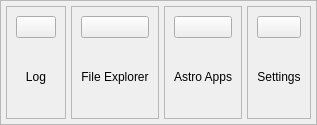
           <widget class="QFrame" name="mb_frame3">
            <property name="minimumSize">
             <size>
              <width>0</width>
              <height>125</height>
             </size>
            </property>
            <property name="frameShape">
             <enum>QFrame::Shape::StyledPanel</enum>
            </property>
            <property name="frameShadow">
             <enum>QFrame::Shadow::Raised</enum>
            </property>
            <layout class="QHBoxLayout" name="horizontalLayout_6">
             <property name="spacing">
              <number>5</number>
             </property>
             <property name="leftMargin">
              <number>5</number>
             </property>
             <property name="topMargin">
              <number>5</number>
             </property>
             <property name="rightMargin">
              <number>5</number>
             </property>
             <property name="bottomMargin">
              <number>5</number>
             </property>
             <item>
              <widget class="QFrame" name="frame_11">
               <property name="minimumSize">
                <size>
                 <width>0</width>
                 <height>0</height>
                </size>
               </property>
               <property name="frameShape">
                <enum>QFrame::Shape::StyledPanel</enum>
               </property>
               <property name="frameShadow">
                <enum>QFrame::Shadow::Raised</enum>
               </property>
               <layout class="QVBoxLayout" name="verticalLayout_27">
                <item>
                 <widget class="QPushButton" name="pushButton_10">
                  <property name="minimumSize">
                   <size>
                    <width>0</width>
                    <height>0</height>
                   </size>
                  </property>
                  <property name="autoFillBackground">
                   <bool>false</bool>
                  </property>
                  <property name="text">
                   <string/>
                  </property>
                  <property name="icon">
                   <iconset resource="../resources.qrc">
                    <normaloff>:/icons/resources/log_monitor.png</normaloff>:/icons/resources/log_monitor.png</iconset>
                  </property>
                  <property name="iconSize">
                   <size>
                    <width>64</width>
                    <height>64</height>
                   </size>
                  </property>
                 </widget>
                </item>
                <item>
                 <widget class="QLabel" name="label_19">
                  <property name="text">
                   <string>Log</string>
                  </property>
                  <property name="alignment">
                   <set>Qt::AlignmentFlag::AlignCenter</set>
                  </property>
                 </widget>
                </item>
               </layout>
              </widget>
             </item>
             <item>
              <widget class="QFrame" name="frame_14">
               <property name="frameShape">
                <enum>QFrame::Shape::StyledPanel</enum>
               </property>
               <property name="frameShadow">
                <enum>QFrame::Shadow::Raised</enum>
               </property>
               <layout class="QVBoxLayout" name="verticalLayout_30">
                <item>
                 <widget class="QPushButton" name="pushButton_13">
                  <property name="text">
                   <string/>
                  </property>
                  <property name="icon">
                   <iconset resource="../resources.qrc">
                    <normaloff>:/icons/resources/folder_open.png</normaloff>:/icons/resources/folder_open.png</iconset>
                  </property>
                  <property name="iconSize">
                   <size>
                    <width>64</width>
                    <height>64</height>
                   </size>
                  </property>
                 </widget>
                </item>
                <item>
                 <widget class="QLabel" name="label_22">
                  <property name="text">
                   <string>File Explorer</string>
                  </property>
                  <property name="alignment">
                   <set>Qt::AlignmentFlag::AlignCenter</set>
                  </property>
                 </widget>
                </item>
               </layout>
              </widget>
             </item>
             <item>
              <widget class="QFrame" name="frame_13">
               <property name="frameShape">
                <enum>QFrame::Shape::StyledPanel</enum>
               </property>
               <property name="frameShadow">
                <enum>QFrame::Shadow::Raised</enum>
               </property>
               <layout class="QVBoxLayout" name="verticalLayout_29">
                <item>
                 <widget class="QPushButton" name="pushButton_12">
                  <property name="text">
                   <string/>
                  </property>
                  <property name="icon">
                   <iconset resource="../resources.qrc">
                    <normaloff>:/icons/resources/apps.png</normaloff>:/icons/resources/apps.png</iconset>
                  </property>
                  <property name="iconSize">
                   <size>
                    <width>64</width>
                    <height>64</height>
                   </size>
                  </property>
                 </widget>
                </item>
                <item>
                 <widget class="QLabel" name="label_21">
                  <property name="text">
                   <string>Astro Apps</string>
                  </property>
                  <property name="alignment">
                   <set>Qt::AlignmentFlag::AlignCenter</set>
                  </property>
                 </widget>
                </item>
               </layout>
              </widget>
             </item>
             <item>
              <widget class="QFrame" name="frame_12">
               <property name="frameShape">
                <enum>QFrame::Shape::StyledPanel</enum>
               </property>
               <property name="frameShadow">
                <enum>QFrame::Shadow::Raised</enum>
               </property>
               <layout class="QVBoxLayout" name="verticalLayout_28">
                <item>
                 <widget class="QPushButton" name="pushButton_11">
                  <property name="text">
                   <string/>
                  </property>
                  <property name="icon">
                   <iconset resource="../resources.qrc">
                    <normaloff>:/icons/resources/settings.png</normaloff>:/icons/resources/settings.png</iconset>
                  </property>
                  <property name="iconSize">
                   <size>
                    <width>64</width>
                    <height>64</height>
                   </size>
                  </property>
                 </widget>
                </item>
                <item>
                 <widget class="QLabel" name="label_20">
                  <property name="text">
                   <string>Settings</string>
                  </property>
                  <property name="alignment">
                   <set>Qt::AlignmentFlag::AlignCenter</set>
                  </property>
                 </widget>
                </item>
               </layout>
              </widget>
             </item>
            </layout>
           </widget>
